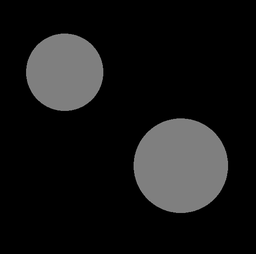
#> input picture 10 Hough e k-means/img_a.png, 256 x 254 px, shrunk from 550 x 545 before the run
$ python 'hough e k-means.py'
#> lines starting #> are read from the running program, lines starting #| are printed output that depends on the picture; after the words box and inside, x2 and y2 are one past the last pixel; in counts of white or black regions, pixels touching at a corner belong together
#> further down, img_a is the input picture: shape (254, 256, 3); min 0, max 141, mean 22.9
import cv2
import numpy as np
from collections import defaultdict


def hough_circles(img, r_min, r_max, delta_r, num_theta):
#> called with r_min = 10, r_max = 200, delta_r = 1, num_theta = 100
    edge_img = cv2.Canny(img, 100, 200)
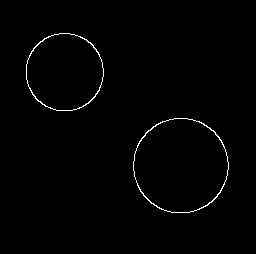
#> edge_img: shape (254, 256); 0.97% white in thin lines or dots, all inside (x1, y1, x2, y2) = (26, 33, 229, 213)

    rows, columns = edge_img.shape[:2]
#> rows = 254; columns = 256

    dtheta = int(360 / num_theta)

    theta = np.arange(0, 360, step=dtheta)

    radius_range = np.arange(r_min, r_max, step=delta_r)

    cos_theta = np.cos(np.deg2rad(theta))
    sin_theta = np.sin(np.deg2rad(theta))

    circle_candidates = []
    for r in radius_range:
        for t in range(num_theta):
            circle_candidates.append(
                (r, int(r * cos_theta[t]), int(r * sin_theta[t])))
    accumulator = defaultdict(int)

    for y in range(rows):
        for x in range(columns):
            if edge_img[y][x] != 0:
                for r, rcos_t, radius_rangein_t in circle_candidates:
                    x_center = x - rcos_t
                    y_center = y - radius_rangein_t
                    accumulator[(x_center, y_center, r)] += 1

    # Output img with detected lines drawn
    output_img = img.copy()
    # Output list of detected circles. A single circle would be a tuple of (x,y,r,threshold)
    out_circles = []

    for candidate_circle, votes in sorted(accumulator.items(), key=lambda i: -i[1]):
        x, y, r = candidate_circle
        current_vote_percentage = votes / num_theta
        if current_vote_percentage >= 0.4:
            out_circles.append((x, y, r, current_vote_percentage))

    # Desenha circulos na img de saida
    for x, y, r, v in out_circles:
        output_img = cv2.circle(output_img, (x, y), r, (0, 255, 0), 2)
#> this loop made 16 passes
#> pass 1, in hough_circles, `output_img = cv2.circle(output_img, (x, y), r, (0, 255, 0), 2)`:
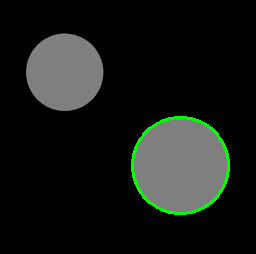
#> output_img: shape (254, 256, 3); 1.42% of pixels changed, all inside (x1, y1, x2, y2) = (131, 116, 230, 215)
#> pass 2, in hough_circles, `output_img = cv2.circle(output_img, (x, y), r, (0, 255, 0), 2)`:
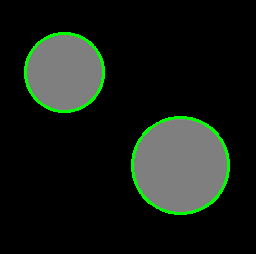
#> output_img: shape (254, 256, 3); 1.15% of pixels changed, all inside (x1, y1, x2, y2) = (24, 32, 105, 113)
#> pass 3, in hough_circles, `output_img = cv2.circle(output_img, (x, y), r, (0, 255, 0), 2)`:
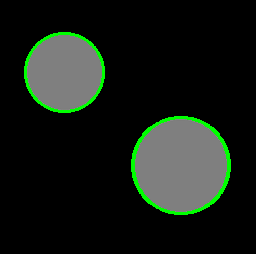
#> output_img: shape (254, 256, 3); 0.3% of pixels changed, all inside (x1, y1, x2, y2) = (134, 116, 231, 215)
#> after the loop:
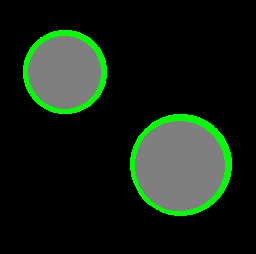
#> output_img: shape (254, 256, 3); 2.05% of pixels changed, all inside (x1, y1, x2, y2) = (23, 30, 232, 216)

    return output_img


# recebe a imagem
filename = "img_a.png"

# lê a imagem
img_a = cv2.imread(filename, 1)

# chama a função
houghCircles = hough_circles(img_a, 10, 200, 1, 100)

cv2.imwrite("hough_circles.png", houghCircles)
